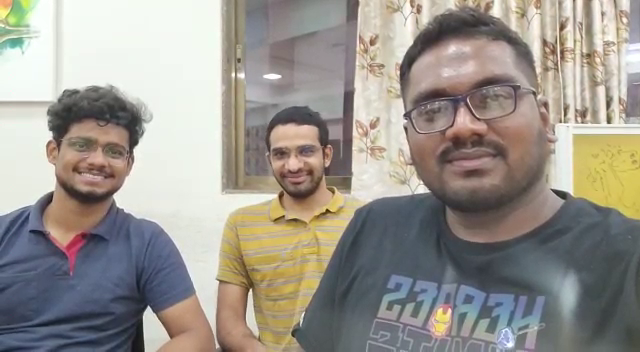
#> input picture frame 32 of assign2/data/captured/faceVideo01.mp4, 640 x 352 px, given in place of 01.mp4, which was not available
$ python annotate_boxes_video.py
#> lines starting #> are read from the running program, lines starting #| are printed output that depends on the picture; after the words box and inside, x2 and y2 are one past the last pixel; in counts of white or black regions, pixels touching at a corner belong together; pictures that were not available may be replaced by others from this repository, and a replacement may not be noted
"""
A Sample program to annotate bounding boxes for frames in videos
"""
import cv2
import pickle
# Load the cascade
face_cascade = cv2.CascadeClassifier('haarcascade_frontalface_default.xml')

vidcap = cv2.VideoCapture('./../../01.mp4')
success,image = vidcap.read()
#> image is the input picture: shape (352, 640, 3); mean B, G, R 142.4, 150.1, 155.3
count = 0

result = []

while success:
    frame_list = [[]]
    # Convert into grayscale
    gray = cv2.cvtColor(image, cv2.COLOR_BGR2GRAY)
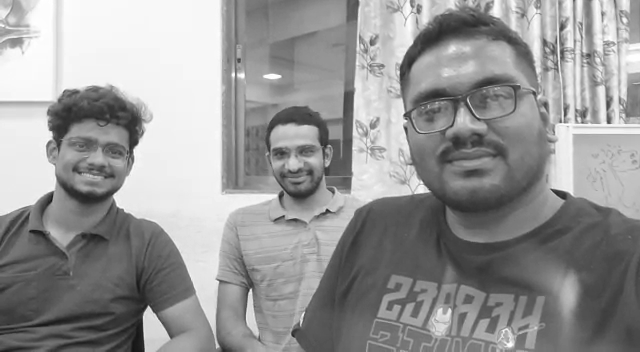
#> gray: shape (352, 640); min 19, max 255, mean 150.8
    # Detect faces
    faces = face_cascade.detectMultiScale(gray, 1.1, 4)
#> faces = [[255, 278, 51, 51], [258, 126, 72, 72], [335, 95, 77, 77], [54, 116, 82, 82], [385, 36, 162, 162]]
    # Draw rectangle around the faces
    frame_list.append(faces)
    for (x, y, w, h) in faces:
        cv2.rectangle(image, (x, y), (x+w, y+h), (255, 0, 0), 2)
#> this loop made 5 passes
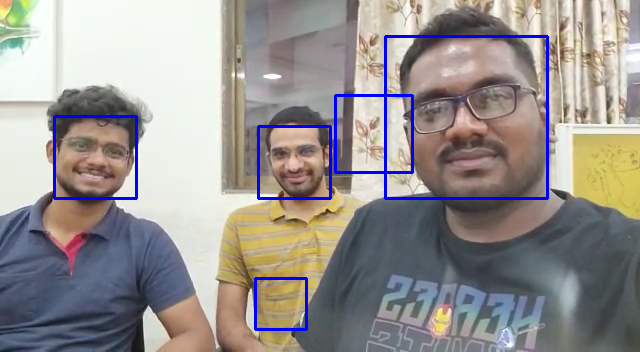
#> image: shape (352, 640, 3); 2.35% of pixels changed, all inside (x1, y1, x2, y2) = (53, 35, 549, 331)
    cv2.imwrite("frame%d.jpg" % count, image)     # save frame as JPEG file
    success,image = vidcap.read()
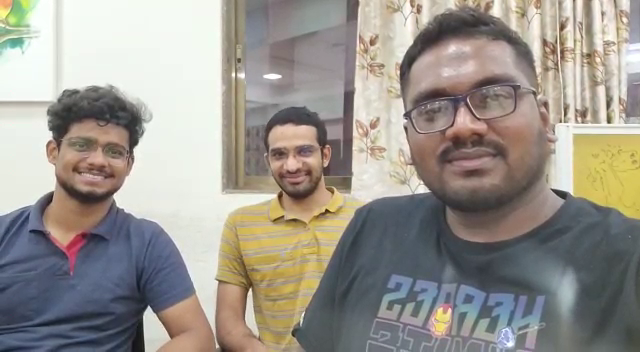
#> input picture frame 33 of assign2/data/captured/faceVideo01.mp4, 640 x 352 px, given in place of 01.mp4, which was not available
#> image is the input picture: shape (352, 640, 3); mean B, G, R 142.3, 150, 155.2
    count += 1
    result.append(frame_list)

with open('./../data/video/sample2.txt', 'wb') as output:
    pickle.dump([result], output, protocol=pickle.HIGHEST_PROTOCOL)

$ run again, starting later in the video
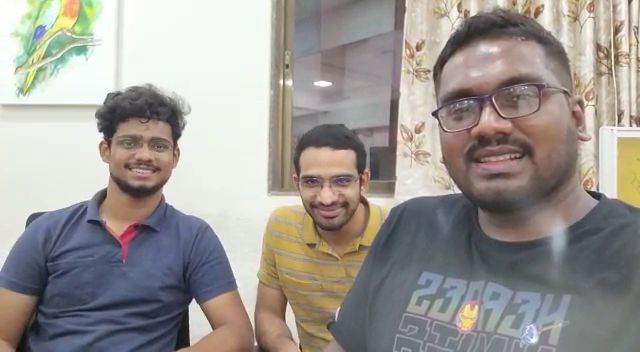
#> input picture frame 147 of assign2/data/captured/faceVideo01.mp4, 640 x 352 px, given in place of 01.mp4, which was not available
#> image is the input picture: shape (352, 640, 3); mean B, G, R 147.1, 152, 156.8
#> faces = [[383, 103, 66, 66], [104, 113, 78, 78], [281, 146, 93, 93], [292, 228, 83, 83], [420, 42, 148, 148]]
#> the loop `for (x, y, w, h) in faces:` made 5 passes
#> after the loop `for (x, y, w, h) in faces:`:
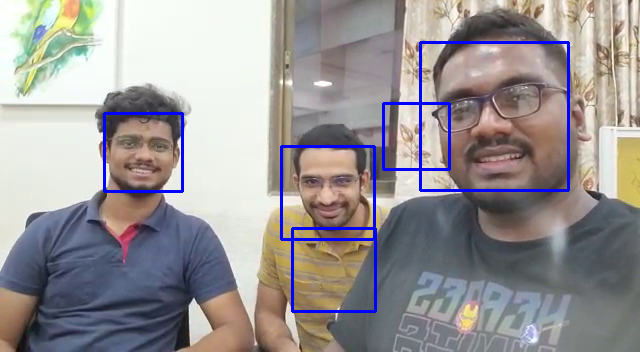
#> image: shape (352, 640, 3); 2.46% of pixels changed, all inside (x1, y1, x2, y2) = (103, 41, 570, 313)
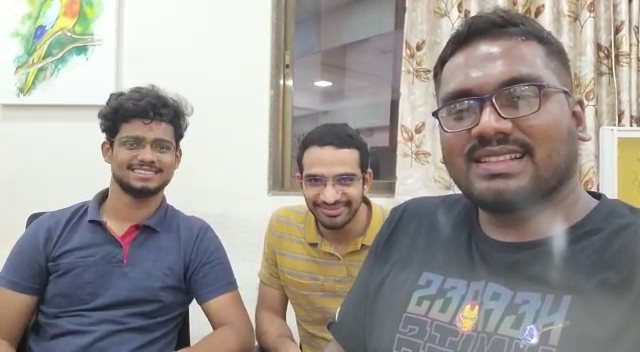
#> input picture frame 148 of assign2/data/captured/faceVideo01.mp4, 640 x 352 px, given in place of 01.mp4, which was not available
#> image is the input picture: shape (352, 640, 3); mean B, G, R 147.3, 152.2, 157

$ run again, starting later in the video
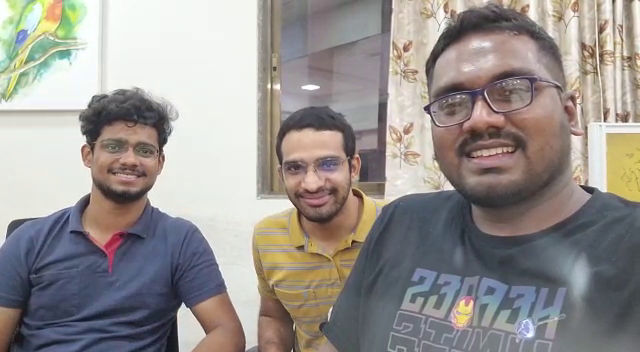
#> input picture frame 262 of assign2/data/captured/faceVideo01.mp4, 640 x 352 px, given in place of 01.mp4, which was not available
#> image is the input picture: shape (352, 640, 3); mean B, G, R 143.7, 147.1, 152.4
#> `gray = cv2.cvtColor(image, cv2.COLOR_BGR2GRAY)`:
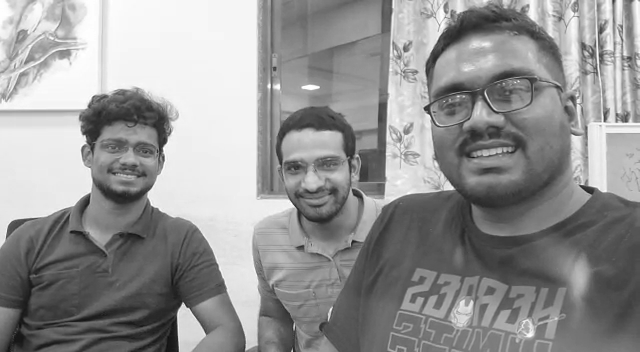
#> gray: shape (352, 640); min 16, max 255, mean 148.3
#> faces = [[368, 104, 65, 65], [87, 116, 80, 80], [266, 133, 90, 90], [413, 36, 150, 150]]
#> the loop `for (x, y, w, h) in faces:` made 4 passes
#> after the loop `for (x, y, w, h) in faces:`:
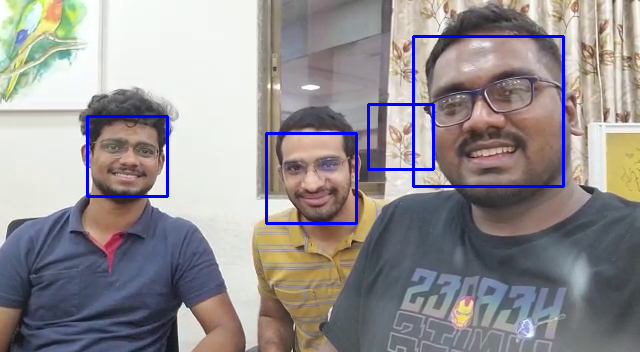
#> image: shape (352, 640, 3); 2.04% of pixels changed, all inside (x1, y1, x2, y2) = (86, 35, 565, 225)
